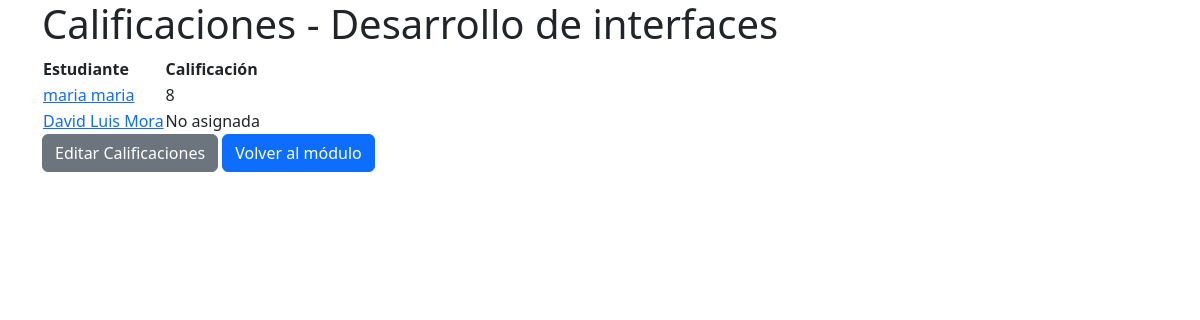
The app's page /subjects/DOR/marks/ (signed in) with its own data.
### subjects/models.py (models this page shows, shortened)
class Enrollment(models.Model):
    student = models.ForeignKey(User, on_delete=models.CASCADE, related_name='enrollments')
    subject = models.ForeignKey(Subject, on_delete=models.CASCADE, related_name='enrollments')
    enrolled_at = models.DateField(auto_now_add=True)
    mark = models.PositiveSmallIntegerField(null=True)
    def __init__(self, *args, **kwargs):
        user = kwargs.pop('user', None)
        super().__init__(*args, **kwargs)
        if user:
            self.fields['options'].queryset = Subject.objects.exclude(enrollments__student=user)

### subjects/views.py (the view)
# urls.py: path('<str:code>/marks/', views.mark_list, name='mark-list'),
@login_required
def mark_list(request, code):
    subject = Subject.objects.get(code=code, teacher=request.user)
    enrollments = subject.enrollments.all()
    return render(
        request, 'subjects/mark_list.html', {'enrollments': enrollments, 'subject': subject}
    )

### subjects/templates/subjects/mark_list.html (shortened to what this page needs)
{% extends 'base.html' %}
{% block content %}
<h1>Calificaciones - {{ subject.name }}</h1>
<table>
    <thead>
        <tr>
            <th>Estudiante</th>
            <th>Calificación</th>
        </tr>
    </thead>
    <tbody>
        {% for enrollment in enrollments %}
            <tr>
                <td>
                    <a href="{% url 'users:user-detail' enrollment.student.username %}">
                    {{ enrollment.student.first_name }} {{ enrollment.student.last_name }}
                    </a>
                </td>
                <td>{{ enrollment.mark|default:"No asignada" }}</td>
            </tr>
        {% endfor %}
    </tbody>
</table>
<a href="{% url 'subjects:edit-marks' subject.code %}" class="btn btn-secondary">Editar Calificaciones</a>
<a href="{% url 'subjects:subject-detail' subject.code %}" class="btn btn-primary">Volver al módulo</a>
{% endblock %}

### records on screen
Enrollment: student.first_name "maria", student.last_name "maria", mark "8"
Enrollment: student.first_name "David", student.last_name "Luis Mora", mark "No asignada"
